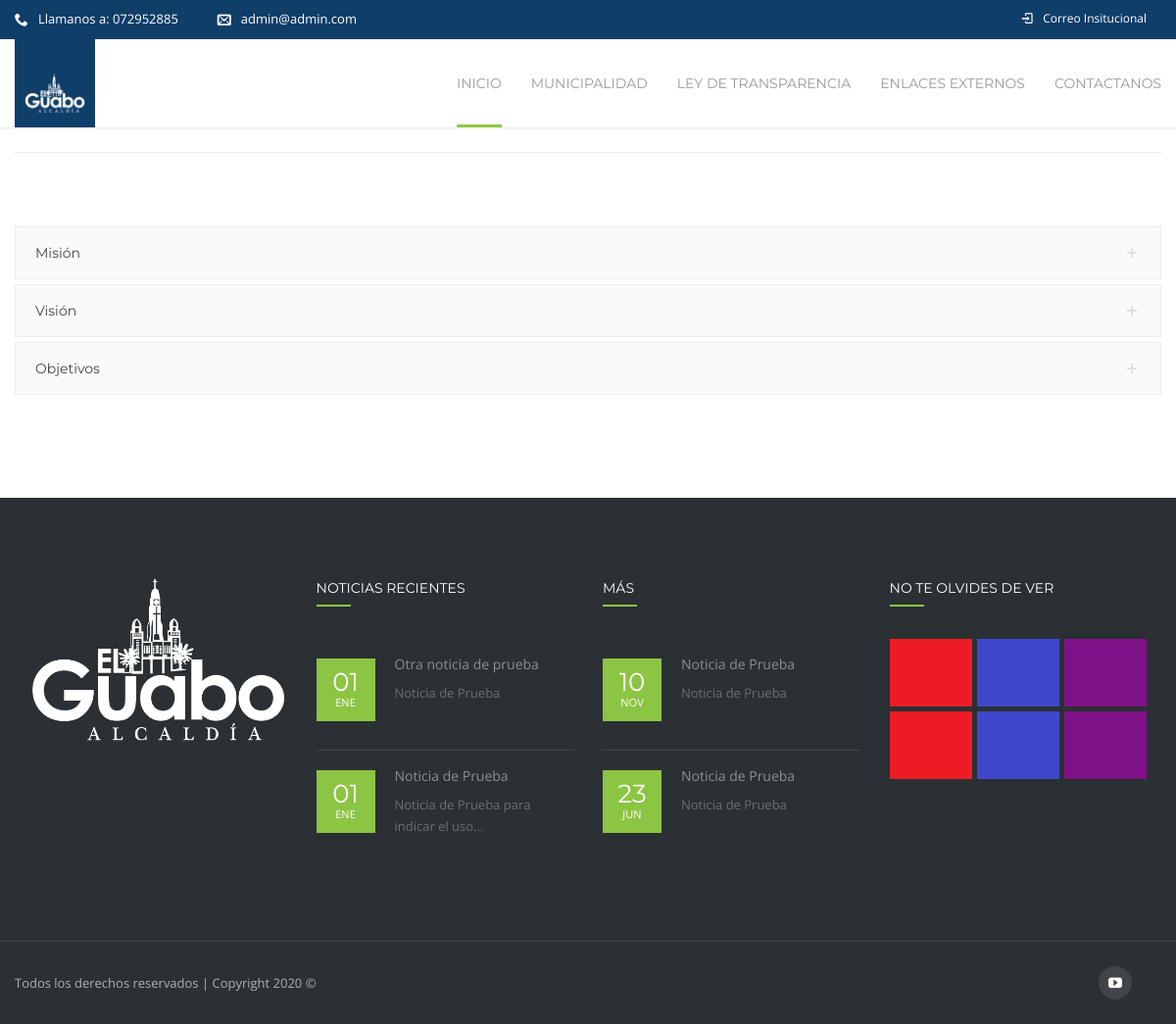
/mision-vision/, run on the app's committed database.
### Apps/Inicio/models.py (models this page shows)
class Institucion(models.Model):
    nombre= models.CharField(max_length=60)
    logo = models.ImageField(upload_to="logo",null=True,blank=True)
    direccion = models.CharField(max_length=120,null=True,blank=True)
    telefono=models.CharField(max_length=60,null=True,blank=True)
    email = models.EmailField(max_length=150,null=True,blank=True)
    mision =RichTextUploadingField(null=True,blank=True)
    vision= RichTextUploadingField(null=True,blank=True)
    objetivos = RichTextUploadingField(null=True,blank=True)
    facebook=models.CharField(max_length=200,null=True,blank=True)
    twitter=models.CharField(max_length=200,null=True,blank=True)
    google_plus=models.CharField(max_length=200,null=True,blank=True)
    youtube=models.CharField(max_length=200,null=True,blank=True)
    class Meta:
        verbose_name_plural = "1. Institución"

class Noticias(models.Model):
    fecha=models.DateTimeField()
    titulo=models.CharField(max_length=200)
    banner = models.ImageField(upload_to="noticias/banner",null=True,blank=True)
    imagen =models.ImageField(upload_to='noticias', help_text="Imagen de 585 x 480")
    descripcion_corta =models.CharField(max_length=160)
    pagina = RichTextUploadingField()
    visitas =models.IntegerField(default=1)
    class Meta:
        verbose_name_plural ="5. Noticias"

### Apps/Inicio/views.py (the view)
# urls.py: path('mision-vision/', mision_vision),
def mision_vision(request):
    institucion = Institucion.objects.first()
    contexto = {
        'correo': institucion.email,
        'telefono': institucion.telefono,
        'logo': institucion.logo,
        'institucion':institucion,
        'mision':institucion.mision,
        'vision':institucion.vision,
        'objetivos':institucion.objetivos,
        'noticias': Noticias.objects.all().order_by('-fecha'),
        'proyectos': Proyectos.objects.all(),
    }
    return render(request,'mision-vision.html',contexto)

### templates/mision-vision.html (shortened to what this page needs)
{% extends 'home-7.html' %}
{% block contenido %}
    <div id="nz-content" class='content nz-clearfix padding-false'>
        <div class='container page-full-width'>
            <div id="post-2043" class="post-2043 page type-page status-publish hentry">
                <section class="page-content nz-clearfix">
                    <div class="container">
                        <div  class="nz-section horizontal autoheight-false animate-false full-width-false "   data-animation-speed="35000" data-parallax="false" style="padding-top:25px;padding-bottom:75px;">
                                    <div class="container">
                                        <div class="nz-row">
                                            <div class="col vc_col-sm-12 col12  col-animate-false" style="" data-effect="fade" data-align="left" >
                                                <div class="col-inner" style="">
                                                    <div class="sep-wrap left nz-clearfix">
                                                        <div class="nz-separator solid" style="border-bottom-color:#eeeeee;width:100%;border-bottom-style:solid;margin-bottom:75px;">&nbsp;</div>
                                                    </div>
                                                    <div class="nz-accordion " data-collapsible=false>
                                                        <div class="false toggle-title nz-clearfix">
                                                            <span class="toggle-title-header">
                                                                <span>Misión</span>
                                                            </span>
                                                            <span class="arrow"></span>
                                                        </div>
                                                        <div class="false toggle-title nz-clearfix">
                                                            <span class="toggle-title-header">
                                                                <span>Visión</span>
                                                            </span>
                                                            <span class="arrow"></span>
                                                        </div>
                                                        <div class="false toggle-title nz-clearfix">
                                                            <span class="toggle-title-header">
                                                                <span>Objetivos</span>
                                                            </span>
                                                            <span class="arrow"></span>
                                                        </div>
                                                    </div>
                                                </div>
                                            </div>
                                        </div>
                                    </div>
                                </div>
                    </div>
                </section>
            </div>
        </div>
    </div>
{% endblock %}

### templates/home-7.html (shortened to what this page needs)
<!DOCTYPE html>
<html class="no-js  blank-false " lang="es-EC">
<head>
    <link rel='stylesheet' href='/static/css/settings.css' type='text/css' media='all' />
    <link rel='stylesheet' href='/static/css/style.css' type='text/css' media='all' />
    <link rel='stylesheet' href='/static/css/js_composer.min.css' type='text/css' media='all' />
</head>
<body class="home page page-id-7 page-template page-template-page-vc page-template-page-vc-php wpb-js-composer js-comp-ver-4.11.2 vc_responsive ">
    <div id="gen-wrap">
        <div id="wrap" class="nz-wide">
            <header class="header desk version1 stuck-false top-true sl-false search-true cart-true iversion-dark effect-underline subeffect-ghost fixed-true fiversion-dark">
                <div class="header-top" style="background: #0f3e68;">
                        <div class="container nz-clearfix">
                            <div class="slogan nz-clearfix">
                                <div class="nz-bar"><span class="nz-icon none small icon-phone animate-false"></span><span class="header-top-label">Llamanos
                                </span> a: {{telefono}}</div>
                                <div class="nz-bar"><span class="nz-icon none small icon-envelope animate-false"></span>{{correo}}</div>
                            </div>
                            <nav class="header-top-menu nz-clearfix">
                                <ul class="menu">
                                    <li class="icon-login menu-item"><a href="/"><span class="mi"></span><span class="txt">Correo Insitucional</span></a></li>
                                </ul>
                            </nav>
                        </div>
                    </div>
                <div class="header-content">
                    <div class="header-body">
                        <div class="container nz-clearfix">
                            <div class="logo logo-desk">
                                <a href="/" title="El Guabo" style="background: #0f3e68; padding: 10px">
                                    <img style="max-width:149px;max-height:41px;" src="/media/{{logo}}" alt="Focuson">
                                </a>
                            </div>
                            <nav class="header-menu desk-menu nz-clearfix">
                                <ul id="header-menu" class="menu">
                                    <li class="menu-item current-menu-item menu-item-has-children" data-mm="false" data-mmc="2">
                                        <a href="/"><span class="txt">Inicio</span></a>
                                    </li>
                                    <li class="menu-item menu-item-has-children" data-mm="false" data-mmc="2">
                                        <a href="#"><span class="txt">Municipalidad</span></a>
                                    </li>
                                    <li class="menu-item menu-item-has-children" data-mm="false" data-mmc="2">
                                        <a href="#"><span class="txt">Ley de Transparencia</span></a>
                                    </li>
                                    <li class="menu-item menu-item-has-children"><a href="#"><span class="txt">Enlaces Externos</span></a>
                                    </li>
                                    <li class="menu-item menu-item-has-children" data-mm="false" data-mmc="2">
                                        <a href="/contacto/"><span class="txt">Contactanos</span></a>
                                    </li>
                                </ul>
                            </nav>
                        </div>
                    </div>
                </div>
            </header>
            <div class="page-content-wrap">
            {% block contenido %}{% endblock %}
            {% block footer %}
                <footer class='footer'>
                    <div class="footer-widget-area nz-clearfix">
                        <div class="container">
                            <aside class="footer-widget-area widget-area nz-clearfix">
                                <div id="text-2" class="widget widget_text">
                                    <div class="textwidget"><img src="/media/{{ logo }}" alt="Focuson">
                                        <div class="gap nz-clearfix" style="height:35px">&nbsp;</div>
                                        <div class="gap nz-clearfix" style="height:25px">&nbsp;</div></div>
                                </div>
                                <div id="nz-recent-posts-2" class="widget widget_nz_recent_entries">
                                    <h6 class="widget_title">Noticias Recientes</h6>
                                    <ul>
                                        {% for noticia in noticias %}
                                            {% if forloop.counter <= 2 %}
                                                <li class="post">
                                                    <div class="post-date-custom"><span>{{noticia.fecha|date:"d"}}</span><span>{{noticia.fecha|date:"M"}}</span></div>
                                                    <div class="post-body">
                                                        <a class="post-title" href="/noticias_/{{ noticia.id }}/{{noticia.fecha|date:"m"}}">{{noticia.titulo}}</a>
                                                        <div class="widget-post-category">{{ noticia.descripcion_corta|truncatechars:40 }}</div>
                                                    </div>
                                                </li>
                                            {% endif %}
                                        {% endfor %}
                                    </ul>
                                </div>
                                <div id="nz-recent-posts-2" class="widget widget_nz_recent_entries">
                                <h6 class="widget_title"> Más</h6>
                                    <ul>
                                        {% for noticia in noticias %}
                                            {% if forloop.counter > 2 and forloop.counter <= 4 %}
                                                <li class="post">
                                                    <div class="post-date-custom"><span>{{noticia.fecha|date:"d"}}</span><span>{{noticia.fecha|date:"M"}}</span></div>
                                                    <div class="post-body">
                                                        <a class="post-title" href="/noticias_/{{ noticia.id }}/{{noticia.fecha|date:"m"}}">{{noticia.titulo}}</a>
                                                        <div class="widget-post-category">{{ noticia.descripcion_corta|truncatechars:40 }}</div>
                                                    </div>
                                                </li>
                                            {% endif %}
                                        {% endfor %}
                                    </ul>
                                </div>
                                <div id="mailchimp-4" class="widget widget_mailchimp">
                                    <h6 class="widget_title">No te olvides de ver</h6>
                                    <div class="recent-projects nz-clearfix">
                                        {% for proyecto in proyectos %}
                                        <div class="post nz-clearfix">
                                            <a href="/proyecto/{{proyecto.id}}" title="Jurong Hub">
                                                <div class="nz-thumbnail">
                                                </div>
                                            </a>
                                        </div>
                                        {% endfor %}
                                    </div>
                                </div>
                            </aside>
                        </div>
                    </div>
                    <div class="footer-info-area nz-clearfix">
                        <div class="container">
                            <div class="footer-copyright nz-clearfix">
                                Todos los derechos reservados | Copyright 2020 ©
                            </div>
                            <div class="social-links">
                                {% if institucion.youtube %}
                                <a class="icon-youtube" href="{{ institucion.youtube }}" title="youtube" target="_blank"></a>
                                {% endif %}
                            </div>
                        </div>
                    </div>
                </footer>
            {% endblock %}
            </div>
        </div>
    </div>
</body>
</html>

### static/css/header-im.css (style rules this page uses)
.icon-login>a>.mi:before { content:"\e8b9"; }

### data on the page
Institucion: telefono "072952885", email "admin@admin.com", logo (picture)
Noticias: fecha "01", fecha "ENE", titulo "Otra noticia de prueba", descripcion_corta "Noticia de Prueba"
Noticias: fecha "01", fecha "ENE", titulo "Noticia de Prueba", descripcion_corta "Noticia de Prueba para indicar el uso..."
Noticias: fecha "10", fecha "NOV", titulo "Noticia de Prueba", descripcion_corta "Noticia de Prueba"
Noticias: fecha "23", fecha "JUN", titulo "Noticia de Prueba", descripcion_corta "Noticia de Prueba"
